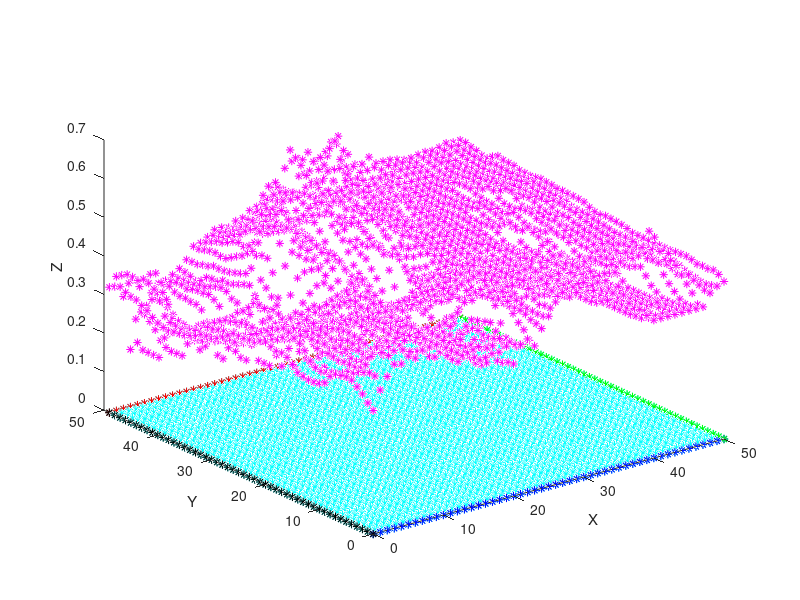

This figure's MATLAB source:
clf;

M1 = dlmread('surf_1.txt', '\t');
M2 = dlmread('surf_2.txt', '\t');
M3 = dlmread('surf_3.txt', '\t');
M4 = dlmread('surf_4.txt', '\t');
M5 = dlmread('surf_5.txt', '\t');
M6 = dlmread('surf_6.txt', '\t');

L1 = dlmread('north_linetest.txt', '\t');
L2 = dlmread('south_linetest.txt', '\t');
L3 = dlmread('east_linetest.txt', '\t');
L4 = dlmread('west_linetest.txt', '\t');

MT = dlmread('testtop.txt', '\t');
MTb = dlmread('testbottom.txt', '\t');

hold on

%plot3(M1(:,1), M1(:,2), M1(:,3), 'r*')
%plot3(M2(:,1), M2(:,2), M2(:,3), 'b*')
%plot3(M3(:,1), M3(:,2), M3(:,3), 'g*')
%plot3(M4(:,1), M4(:,2), M4(:,3), 'k*')
%plot3(M5(:,1), M5(:,2), M5(:,3), 'm*')
%plot3(M6(:,1), M6(:,2), M6(:,3), 'c*')

plot3(MT(:,1), MT(:,2), MT(:,3), 'm*')
plot3(MTb(:,1), MTb(:,2), MTb(:,3), 'c*')

plot3(L1(:,1), L1(:,2), L1(:,3), 'r*')
plot3(L2(:,1), L2(:,2), L2(:,3), 'b*')
plot3(L3(:,1), L3(:,2), L3(:,3), 'g*')
plot3(L4(:,1), L4(:,2), L4(:,3), 'k*')

xlabel('X')
ylabel('Y')
zlabel('Z')
view(3)
